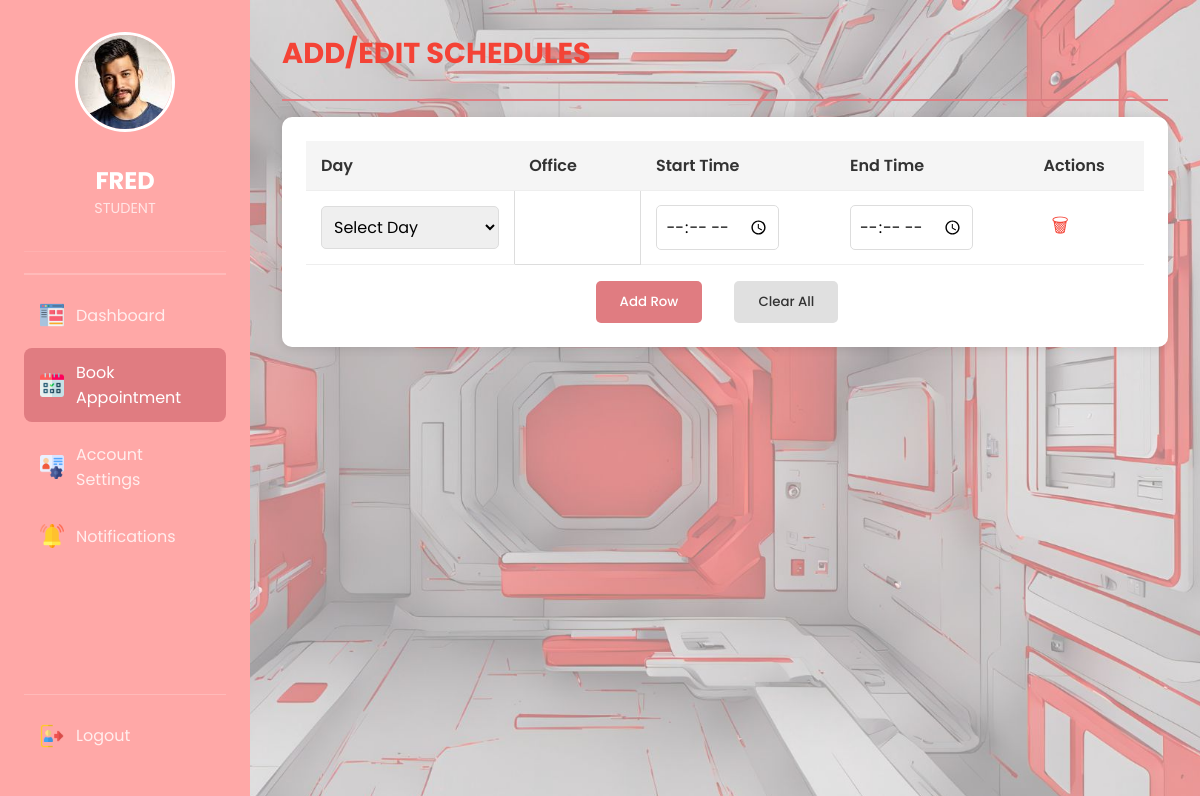
Screenshot of /pbookAppointment (signed in) with the database file from the repository.
### tables this page shows
CREATE TABLE "users" (
                id INTEGER PRIMARY KEY AUTOINCREMENT,
                name TEXT NOT NULL,
                email TEXT NOT NULL UNIQUE,
                password TEXT NOT NULL,
                role TEXT NOT NULL,
                profile_picture TEXT
            );

### app.py (the view)
@app.route('/pbookAppointment')
def pbookAppointment():
    if 'user_id' not in session:
        flash('Please log in first.', 'error')
        return redirect(url_for('login'))
    user = get_user_by_id(session['user_id'])
    schedules = get_schedules_for_professor(session['user_id'])
    return render_template('pbookAppointment.html', user=user, schedules=schedules)

### database.py (called while the page is built)
def get_db():
    conn = sqlite3.connect(DATABASE)
    conn.row_factory = sqlite3.Row  # Allows column access by name
    return conn

def get_user_by_id(user_id):
    try:
        conn = get_db()
        cursor = conn.cursor()
        cursor.execute('SELECT id, name, role, email, profile_picture FROM users WHERE id = ?', (user_id,))
        user = cursor.fetchone()
        return dict(user) if user else None
    except Exception as e:
        print("Database Fetch Error:", str(e))
        return None
    finally:
        conn.close()

def get_schedules_for_professor(prof_id):
    conn = get_db()
    cursor = conn.cursor()
    try:
        cursor.execute('''
            SELECT day, office, start_time, end_time
            FROM schedules
            WHERE professor_id = ?
            ORDER BY day, start_time
        ''', (prof_id,))
        schedules = cursor.fetchall()
        return [{
            'day': sched[0],
            'office': sched[1],
            'start_time': sched[2],  # Changed from 'time' to 'start_time'
            'end_time': sched[3]     # Added end_time which was missing
        } for sched in schedules]
    except Exception as e:
        print(f"Database error: {str(e)}")
        return []  # Return empty list on error
    finally:
        conn.close()

### templates/pbookAppointment.html (shortened to what this page needs)
<!DOCTYPE html>
<html lang="en">
<head>
    <link rel="stylesheet" href="{{ url_for('static', filename='css/pbookAppointment.css') }}">
</head>
<body>
    <div class="sidebar">
        <div class="user-profile">
            <div class="avatar">
                <img id="sidebar-profile-pic"
               src="{{ url_for('static', filename='uploads/' + user.profile_picture) if user.profile_picture else url_for('static', filename='images/default.png') }}"
               alt="{{ user.name }}'s Profile Picture">
            </div>
            <h1>{{ user.name | upper }}</h1>
            <p>{{ user.role | upper }}</p>
        </div>
    <div class="decorative-line">
    </div>
    <nav class="nav-menu">
        <div class="nav-items-container">
        <a href="/professor_dashboard" class="nav-item">
            <img src="static/images/dashboard1.png" alt="Dashboard" class="button-icon">
            <span>Dashboard</span>
        </a>
        <a href="/pbookAppointment" class="nav-item active">
            <img src="static/images/bookanappointment1.png" alt="Book Appointment" class="button-icon">
            <span>Book Appointment</span>
        </a>
        <a href="/paccountSettings" class="nav-item">
            <img src="static/images/accsettings1.png" alt="Settings" class="button-icon">
            <span>Account Settings</span>
        </a>
        <a href="/pnotification" class="nav-item ">
            <img src="static/images/notification1.png" alt="Notifications" class="button-icon">
            <span>Notifications</span>
        </a>
    </div>
        <div class="logout-container">
        <a href="#logoutPopover" class="nav-item logout-btn">
            <img src="static/images/logout1.png" alt="Logout" class="button-icon">
            <span>Logout</span>
        </a>
        </div>
    </nav>
</div>
    <div class="top-box">
        <h3>ADD/EDIT SCHEDULES</h3>
        <div class="line-box"></div>
        <div class="schedule-box">
            <table id="scheduleTable">
                <thead>
                    <tr>
                        <th>Day</th>
                        <th>Office</th>
                        <th>Start Time</th>
                        <th>End Time</th>
                        <th>Actions</th>
                    </tr>
                </thead>
                <tbody id="scheduleBody">
                    {% for sched in schedules %}
                    <tr>
                        <td>
                            <select name="day">
                                <option value="Monday" {% if sched.day == 'Monday' %}selected{% endif %}>Monday</option>
                                <option value="Tuesday" {% if sched.day == 'Tuesday' %}selected{% endif %}>Tuesday</option>
                                <option value="Wednesday" {% if sched.day == 'Wednesday' %}selected{% endif %}>Wednesday</option>
                                <option value="Thursday" {% if sched.day == 'Thursday' %}selected{% endif %}>Thursday</option>
                                <option value="Friday" {% if sched.day == 'Friday' %}selected{% endif %}>Friday</option>
                                <option value="Saturday" {% if sched.day == 'Saturday' %}selected{% endif %}>Saturday</option>
                                <option value="Sunday" {% if sched.day == 'Sunday' %}selected{% endif %}>Sunday</option>
                            </select>
                        </td>
                        <td contenteditable="true">{{ sched.office }}</td>
                        <td><input type="time" name="start_time" value="{{ sched.start_time }}"></td>
                        <td><input type="time" name="end_time" value="{{ sched.end_time }}"></td>
                        <td>
                            <button class="remove-btn" onclick="removeRow(this)">🗑</button>
                        </td>
                    </tr>
                    {% else %}
                    <tr>
                        <td>
                            <select name="day">
                                <option value="">Select Day</option>
                            </select>
                        </td>
                        <td contenteditable="true"></td>
                        <td><input type="time" name="start_time" value=""></td>
                        <td><input type="time" name="end_time" value=""></td>
                        <td>
                            <button class="remove-btn" onclick="removeRow(this)">🗑</button>
                        </td>
                    </tr>
                    {% endfor %}
                </tbody>
            </table>
            <div class= "button-group"style="margin-top: 10px;">
                <button id="addRowBtn" onclick="addRow()">Add Row</button>
                <button onclick="clearAllRows()">Clear All</button>
            </div>
        </div>
    </div>
</body>
</html>

### static/css/pbookAppointment.css (style rules this page uses)
:root { --sidebar-bg: #ffa8a7; --sidebar-accent: #e07c81; --content-bg: #f8f9fa; --card-bg: #ffffff; --text-dark: #333333; --text-light: #ffffff; --success: #4CAF50; --warning: #FFC107; --danger: #f44336; --info: #2196F3; }
* { margin: 0; padding: 0; box-sizing: border-box; font-family: "Poppins", sans-serif; }
body { display: flex; min-height: 100vh; background: url('/static/images/mainbg.jpg') no-repeat center center fixed; background-size: cover; color: var(--text-dark); }
.sidebar { width: 250px; background: var(--sidebar-bg); color: var(--text-light); padding: 2rem 1.5rem; position: fixed; height: 100vh; transition: all 0.3s; z-index: 1000; display: flex; flex-direction: column; }
.user-profile { display: flex; flex-direction: column; align-items: center; padding-bottom: 2rem; margin-bottom: 0.3rem; border-bottom: 1px solid rgba(255,255,255,0.1); }
.sidebar .user-profile .avatar img { display: block; width: 100px; height: 100px; border-radius: 50%; object-fit: cover; margin: 0 auto 10px; border: 3px solid var(--card-bg); }
.sidebar .user-profile .avatar { text-align: center; margin-bottom: 5px; width: auto; height: auto; }
.avatar { font-size: 3.5rem; color: rgba(255,255,255,0.9); }
.user-profile h1 { font-size: 1.5rem; margin-top: 1rem; color: var(--text-light); }
.user-profile p { font-size: 0.9rem; color: rgba(255,255,255,0.7); }
.decorative-line { height: 2px; background: rgba(255,255,255,0.2); margin: 1rem 0; }
.nav-menu { display: flex; flex-direction: column; flex-grow: 1; }
.nav-items-container { flex-grow: 1; }
.nav-item { display: flex; align-items: center; padding: 12px 16px; border-radius: 8px; color: rgba(255,255,255,0.8); text-decoration: none; transition: all 0.3s; margin-bottom: 0.5rem; }
.nav-item:hover, .nav-item.active { background: var(--sidebar-accent); color: var(--text-light); }
.nav-item img.button-icon { width: 24px; margin-right: 12px; }
.logout-container { margin-top: auto; padding-top: 1rem; border-top: 1px solid rgba(255,255,255,0.2); }
.top-box { margin-left: 250px; width: calc(100% - 250px); padding: 2rem; max-width: 1600px; }
.top-box h3 { font-size: 1.8rem; color: var(--danger); margin-bottom: 1.5rem; display: flex; align-items: center; gap: 10px; }
.line-box { height: 2px; background: var(--sidebar-accent); margin: 1rem 0; width: 100%; }
.schedule-box { background: var(--card-bg); border-radius: 10px; padding: 1.5rem; box-shadow: 0 2px 10px rgba(0,0,0,0.1); overflow-x: auto; }
#scheduleTable { width: 100%; border-collapse: collapse; margin-bottom: 1rem; }
#scheduleTable th, #scheduleTable td { padding: 12px 15px; text-align: left; border-bottom: 1px solid #eee; }
#scheduleTable th { background-color: #f5f5f5; font-weight: 600; }
#scheduleTable select { padding: 0.5rem; border: 1px solid #ddd; border-radius: 5px; width: 100%; font-size: 1rem; }
#scheduleTable input[type="time"] { padding: 0.5rem; border: 1px solid #ddd; border-radius: 5px; font-size: 1rem; }
#scheduleTable td[contenteditable="true"] { padding: 0.5rem; border: 1px solid #ddd; border-radius: 5px; min-width: 100px; }
.add-btn, .remove-btn { background: none; border: none; cursor: pointer; font-size: 1.2rem; padding: 0.5rem; transition: all 0.3s; }
.remove-btn { color: var(--danger); }
.button-group { display: flex; justify-content: center; margin-top: 1rem; flex-wrap: wrap; gap: 1rem; }
#addRowBtn, button[onclick="clearAllRows()"] { padding: 0.7rem 1.5rem; border: none; border-radius: 5px; cursor: pointer; font-weight: 500; transition: all 0.3s; margin-right: 1rem; }
#addRowBtn { background: var(--sidebar-accent); color: white; }
button[onclick="clearAllRows()"] { background: #e0e0e0; color: var(--text-dark); }

### rows the page displays
users: profile_picture (picture), name "FRED", role "STUDENT"
